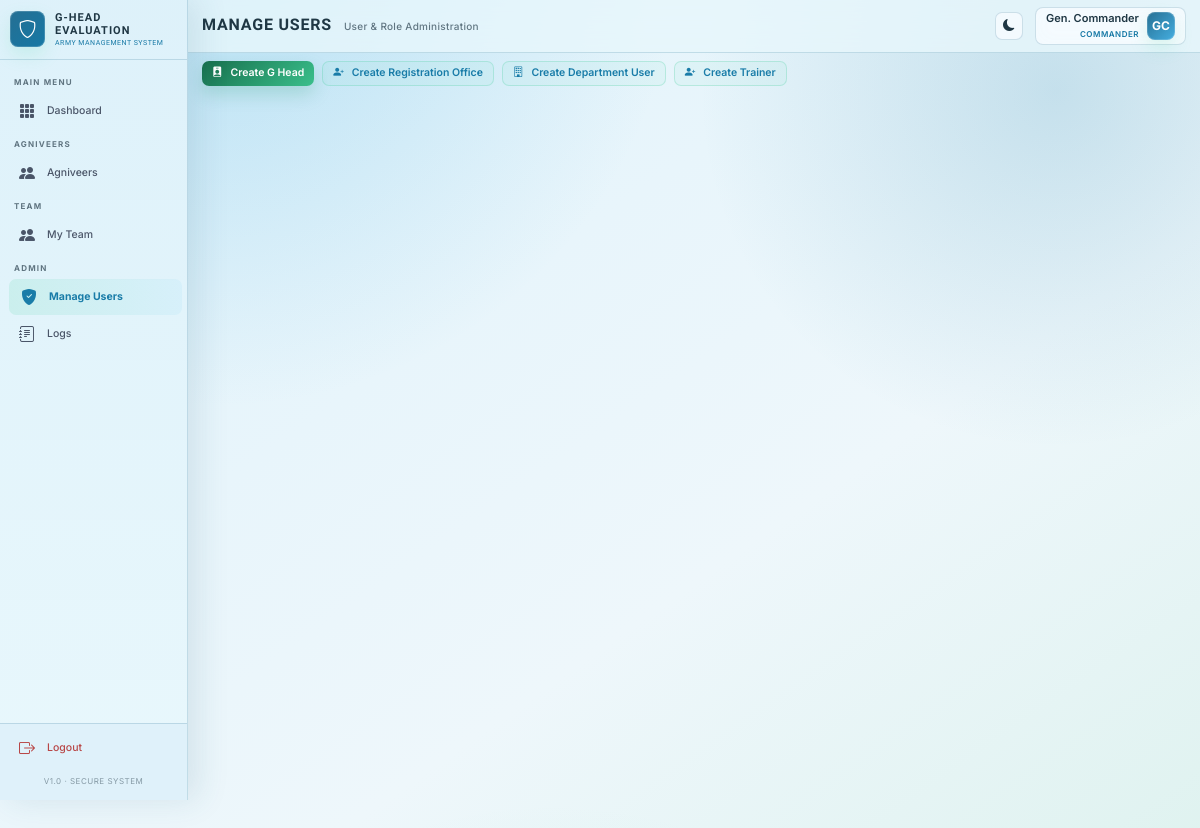
The page /accounts/users/ (signed in) on the database its author committed.
### accounts/models.py (models this page shows, shortened)
class CustomUser(AbstractUser):
    ROLE_COMMANDER = 'commander'
    ROLE_G_HEAD = 'g_head'
    ROLE_DEPT_A = 'dept_a'
    ROLE_DEPT_B = 'dept_b'
    ROLE_DEPT_C = 'dept_c'
    ROLE_DEPT_D = 'dept_d'
    ROLE_TRAINER_NCO = 'trainer_nco'
    ROLE_TRAINER_JCO = 'trainer_jco'
    ROLE_TRAINER_OFFICER = 'trainer_officer'
    ROLE_REGISTRATION = 'registration'
    BATTALION_1TB = '1TB'
    BATTALION_2TB = '2TB'
    BATTALION_STB = 'STB'
    BATTALION_CHOICES = [
        (BATTALION_1TB, '1st Battalion (1TB)'),
        (BATTALION_2TB, '2nd Battalion (2TB)'),
        (BATTALION_STB, 'Special Training Battalion (STB)'),
    ]
    TTS_TRADE_DMV = 'DMV'
    TTS_TRADE_OPEM = 'OPEM'
    TTS_TRADE_OTHER = 'OTHER'
    TTS_TRADE_CHOICES = [
        (TTS_TRADE_DMV, 'DMV'),
        (TTS_TRADE_OPEM, 'OPEM'),
        (TTS_TRADE_OTHER, 'Other Trades'),
    ]
    ROLE_CHOICES = [
        (ROLE_COMMANDER, 'Commander'),
        (ROLE_G_HEAD, 'G Department Head'),
        (ROLE_DEPT_A, 'Battalion'),
        (ROLE_DEPT_B, 'TTS'),
        (ROLE_DEPT_C, 'CS'),
        (ROLE_DEPT_D, 'Clerk'),
        (ROLE_TRAINER_NCO, 'Trainer - NCO'),
        (ROLE_TRAINER_JCO, 'Trainer - JCO'),
        (ROLE_TRAINER_OFFICER, 'Trainer - Officer'),
        (ROLE_REGISTRATION, 'Registration Office'),
    ]
    DEPARTMENT_CHOICES = [
        ('A', 'Battalion'),
        ('B', 'TTS'),
        ('C', 'CS'),
        ('D', 'Clerk'),
    ]
    PLATOON_CHOICES = [
        ('P1', 'P1'),
        ('P2', 'P2'),
        ('P3', 'P3'),
        ('P4', 'P4'),
        ('P5', 'P5'),
        ('P6', 'P6'),
        ('P7', 'P7'),
        ('P8', 'P8'),
        ('P9', 'P9'),
    ]
    COMPANY_CHOICES = [
        ('Company A', 'Company A'),
        ('Company B', 'Company B'),
        ('Company C', 'Company C'),
        ('Company D', 'Company D'),
        ('Company E', 'Company E'),
        ('Company F', 'Company F'),
        ('Company G', 'Company G'),
        ('Company H', 'Company H'),
        ('Company I', 'Company I'),
    ]
    role = models.CharField(max_length=20, choices=ROLE_CHOICES, default=ROLE_TRAINER_NCO)
    department = models.CharField(max_length=1, choices=DEPARTMENT_CHOICES, blank=True, null=True)
    battalion_unit = models.CharField(max_length=10, choices=BATTALION_CHOICES, blank=True, null=True)
    tts_trade = models.CharField(max_length=10, choices=TTS_TRADE_CHOICES, blank=True, null=True)
    company = models.CharField(max_length=20, choices=COMPANY_CHOICES, blank=True, null=True)
    platoon = models.CharField(max_length=10, choices=PLATOON_CHOICES, blank=True, null=True)
    phone = models.CharField(max_length=15, blank=True, null=True)
    service_number = models.CharField(max_length=30, unique=True, blank=True, null=True)
    rank = models.CharField(max_length=50, blank=True, null=True)
    profile_photo = models.ImageField(upload_to='profiles/', blank=True, null=True)
    is_active = models.BooleanField(default=True)
    created_by = models.ForeignKey(
        'self', on_delete=models.SET_NULL, null=True, blank=True, related_name='created_users'
    )
    last_login_ip = models.GenericIPAddressField(null=True, blank=True)
    login_attempts = models.IntegerField(default=0)
    locked_until = models.DateTimeField(null=True, blank=True)
    created_at = models.DateTimeField(auto_now_add=True)
    updated_at = models.DateTimeField(auto_now=True)
    class Meta:
        verbose_name = 'User'
        verbose_name_plural = 'Users'
        ordering = ['-created_at']
    @property
    def is_commander(self):
        return self.role == self.ROLE_COMMANDER
    @property
    def is_g_head(self):
        return self.role == self.ROLE_G_HEAD
    @property
    def is_department(self):
        return self.role in [self.ROLE_DEPT_A, self.ROLE_DEPT_B, self.ROLE_DEPT_C, self.ROLE_DEPT_D]
    @property
    def is_registration_office(self):
        return self.role == self.ROLE_REGISTRATION

### accounts/views.py (the view, shortened to what this page needs)
# urls.py: path('users/', views.UserListView.as_view(), name='user_list'),
class UserListView(CommanderOrGHeadMixin, ListView):
    model = CustomUser
    template_name = 'accounts/user_list.html'
    context_object_name = 'users'
    paginate_by = 20
    def get_queryset(self):
        queryset = CustomUser.objects.exclude(role='commander').select_related('created_by')
        if self.request.user.is_g_head:
            queryset = queryset.filter(role__in=['dept_a', 'dept_b', 'dept_c', 'dept_d',
                                                'trainer_nco', 'trainer_jco', 'trainer_officer'])
        role_filter = self.request.GET.get('role')
        dept_filter = self.request.GET.get('department')
        search = self.request.GET.get('search')
        if role_filter:
            queryset = queryset.filter(role=role_filter)
        if dept_filter:
            queryset = queryset.filter(department=dept_filter)
        return queryset.order_by('-created_at')
    def get_context_data(self, **kwargs):
        ctx = super().get_context_data(**kwargs)
        ctx['role_choices'] = CustomUser.ROLE_CHOICES
        ctx['dept_choices'] = CustomUser.DEPARTMENT_CHOICES
        ctx['is_user_list'] = True
        return ctx

### accounts/mixins.py (called while the page is built)
    def dispatch(self, request, *args, **kwargs):
        if not request.user.is_authenticated:
            return self.handle_no_permission()
        if self.allowed_roles and request.user.role not in self.allowed_roles:
            messages.error(request, "You don't have permission to access this page.")
            return redirect('core:dashboard')
        return super().dispatch(request, *args, **kwargs)

### core/context_processors.py (called while the page is built)
def global_context(request):
    if not request.user.is_authenticated:
        return {}
    user = request.user
    context = {
        'user_role': user.role,
        'is_commander': user.is_commander,
        'is_g_head': user.is_g_head,
        'is_department': user.is_department,
        'is_registration_office': user.is_registration_office,
    }
    try:
        if user.is_commander or user.is_g_head or user.is_department or user.is_registration_office:
            context['total_agniveers'] = Agniveer.objects.count()
        else:
            context['total_agniveers'] = 0
    except Exception:
        context['total_agniveers'] = 0
    return context

### evaluation/templatetags/custom_filters.py (called while the page is built)
@register.filter
def department_name(code):
    return {
        'A': 'Battalion',
        'B': 'TTS',
        'C': 'CS',
        'D': 'Clerk',
    }.get(code, code)

### templates/accounts/user_list.html (shortened to what this page needs)
{% extends 'base.html' %}
{% load custom_filters %}
{% block page_title %}{{ title|default:"Manage Users" }}{% endblock %}
{% block page_subtitle %}User & Role Administration{% endblock %}
{% block body_class %}portal-ops-page{% endblock %}
{% block content %}
<div class="d-flex gap-2 mb-4 flex-wrap">
  {% if is_user_list %}
    {% if is_commander %}
    <a href="{% url 'accounts:create_g_head' %}" class="btn btn-army d-flex align-items-center gap-2">
      <i class="bi bi-person-badge-fill"></i> Create G Head
    </a>
    <a href="{% url 'accounts:create_registration' %}" class="btn btn-army-outline d-flex align-items-center gap-2">
      <i class="bi bi-person-plus-fill"></i> Create Registration Office
    </a>
    {% endif %}
    {% if is_commander or is_g_head %}
    <a href="{% url 'accounts:create_department' %}" class="btn btn-army-outline d-flex align-items-center gap-2">
      <i class="bi bi-building"></i> Create Department User
    </a>
    {% endif %}
    <a href="{% url 'accounts:create_trainer' %}" class="btn btn-army-outline d-flex align-items-center gap-2">
      <i class="bi bi-person-plus-fill"></i> Create Trainer
    </a>
  {% elif is_my_team %}
    <a href="{% url 'accounts:create_my_team_trainer' %}" class="btn btn-army d-flex align-items-center gap-2">
      <i class="bi bi-person-plus-fill"></i> Create Trainer
    </a>
  {% endif %}
</div>
{% endblock %}

### templates/base.html (shortened to what this page needs)
{% load static %}
<!DOCTYPE html>
<html lang="en" data-bs-theme="light">
<head>
  <link href="https://cdn.jsdelivr.net/npm/bootstrap@5.3.3/dist/css/bootstrap.min.css" rel="stylesheet" />
  <link href="https://cdn.jsdelivr.net/npm/bootstrap-icons@1.11.3/font/bootstrap-icons.css" rel="stylesheet" />
  <link href="{% static 'css/portal-ui.css' %}" rel="stylesheet" />
</head>
<body class="{% block body_class %}{% endblock %}">
  <aside class="sidebar" id="sidebar">
    <div class="sidebar-brand">
      <div class="sidebar-brand-icon">
        <i class="bi bi-shield"></i>
      </div>
      <div class="sidebar-brand-text">
        G-Head Evaluation
        <span>Army Management System</span>
      </div>
    </div>
    {% if user.is_authenticated %}
    <nav class="sidebar-nav">
      <div class="nav-section-label">Main Menu</div>
      <a href="{% url 'core:dashboard' %}"
        class="sidebar-link {% if request.resolver_match.url_name == 'dashboard' %}active{% endif %}">
        <i class="bi bi-grid-3x3-gap-fill"></i> Dashboard
      </a>
      <div class="nav-section-label">Agniveers</div>
      <a href="{% url 'departments:agniveer_list' %}"
        class="sidebar-link {% if 'agniveer' in request.path %}active{% endif %}">
        <i class="bi bi-people-fill"></i> Agniveers
      </a>
      {% if is_department_head or is_commander or is_g_head %}
      <div class="nav-section-label">Team</div>
      <a href="{% url 'accounts:my_team' %}" class="sidebar-link {% if 'my-team' in request.path %}active{% endif %}">
        <i class="bi bi-people-fill"></i> My Team
      </a>
      {% endif %}
      {% if is_commander or is_g_head or is_department_head %}
      <div class="nav-section-label">Admin</div>
      {% if is_commander or is_g_head %}
      <a href="{% url 'accounts:user_list' %}" class="sidebar-link {% if 'users' in request.path %}active{% endif %}">
        <i class="bi bi-shield-fill-check"></i> Manage Users
      </a>
      {% endif %}
      <a href="{% url 'logs:activity_log' %}" class="sidebar-link {% if 'logs' in request.path %}active{% endif %}">
        <i class="bi bi-journal-text"></i> Logs
      </a>
      {% endif %}
    </nav>
    <div class="sidebar-footer">
      <a href="{% url 'accounts:logout' %}" class="sidebar-link" style="color:#EF5350; padding: 8px 18px;">
        <i class="bi bi-box-arrow-right"></i> Logout
      </a>
      <div
        style="padding: 8px 0; font-size: 8px; color:var(--text-muted); text-align:center; opacity: 0.7; letter-spacing: 0.5px; text-transform: uppercase;">
        v1.0 · Secure System
      </div>
    </div>
    {% endif %}
  </aside>
  <div class="main-wrapper">
    <div class="page-header">
      <div class="page-header-left">
        <h1 class="page-title">{% block page_title %}{% endblock %}</h1>
        <div class="page-subtitle">{% block page_subtitle %}{% endblock %}</div>
      </div>
      <div class="page-header-right">
        <button id="themeToggle" class="theme-toggle" title="Toggle Light/Dark Mode">
        </button>
        {% if user.is_authenticated %}
        <a href="{% url 'accounts:profile' %}" class="user-profile-card">
          <div class="user-profile-info">
            <div class="user-profile-name">
              {% if user.first_name %}{{ user.first_name }} {{ user.last_name }}{% else %}{{ user.username }}{% endif %}
            </div>
            <div class="user-profile-role">
              {{ user.get_role_display }}
            </div>
          </div>
          <div class="user-profile-avatar">
            {{ user.first_name.0|upper }}{{ user.last_name.0|upper }}
          </div>
        </a>
        {% endif %}
      </div>
    </div>
    <div class="content-area portal-surface" id="portalSurface">
      {% block content %}{% endblock %}
    </div>
  </div>
</body>
</html>

### templates/accounts/user_list.html (style rules this page uses)
.portal-ops-page .page-title { font-size: 16px !important; }
.portal-ops-page .btn { font-size: 10.5px !important; }

### rows shown on the page
CustomUser: first_name "Gen.", last_name "Commander", role "COMMANDER", first_name.0 "G", last_name.0 "C"

### other values the page prints
{{ title|default:"Manage Users" }} "MANAGE USERS"
